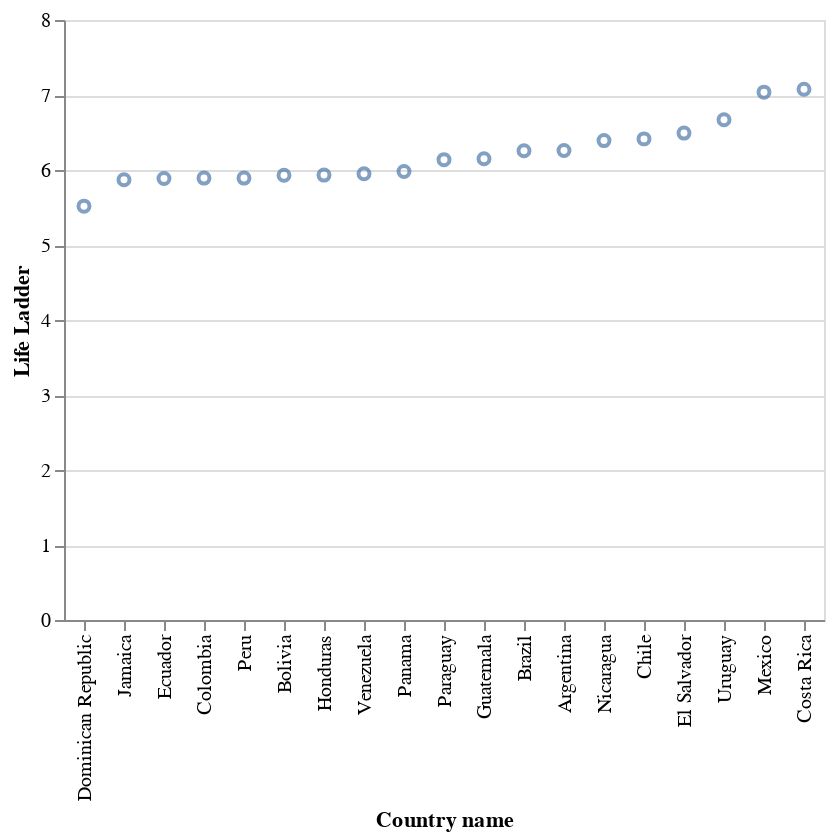

The notebook cell saved with this chart:
### Code cell
alt.Chart(happy_lac).mark_point().encode(
x = alt.X("Country name", sort = "y"), # ordenando el eje x por y.
y = alt.Y("Life Ladder")
)

### Figure 1 — Vega-Lite specification as saved in the notebook (floating-point values rounded to 4 significant figures)
{"config": {"view": {"continuousWidth": 300, "continuousHeight": 300}}, "data": {"name": "data-521dbf837bf678f07b4ab254f0dc1499"}, "mark": {"type": "point"}, "encoding": {"x": {"field": "Country name", "sort": "y", "type": "nominal"}, "y": {"field": "Life Ladder", "type": "quantitative"}}, "$schema": "https://vega.github.io/schema/vega-lite/v5.20.1.json", "datasets": {"data-521dbf837bf678f07b4ab254f0dc1499": [{"Country name": "Argentina", "year": 2022, "Life Ladder": 6.261, "Log GDP per capita": 10.01, "Social support": 0.893, "Healthy life expectancy at birth": 67.25, "Freedom to make life choices": 0.825, "Generosity": -0.128, "Perceptions of corruption": 0.81, "Positive affect": 0.724, "Negative affect": 0.284, "Regional indicator": "Latin America and Caribbean", "_merge": "both"}, {"Country name": "Bolivia", "year": 2022, "Life Ladder": 5.929, "Log GDP per capita": 9.014, "Social support": 0.824, "Healthy life expectancy at birth": 63.75, "Freedom to make life choices": 0.865, "Generosity": -0.08, "Perceptions of corruption": 0.84, "Positive affect": 0.738, "Negative affect": 0.426, "Regional indicator": "Latin America and Caribbean", "_merge": "both"}, {"Country name": "Brazil", "year": 2022, "Life Ladder": 6.257, "Log GDP per capita": 9.611, "Social support": 0.866, "Healthy life expectancy at birth": 65.92, "Freedom to make life choices": 0.83, "Generosity": -0.061, "Perceptions of corruption": 0.742, "Positive affect": 0.681, "Negative affect": 0.341, "Regional indicator": "Latin America and Caribbean", "_merge": "both"}, {"Country name": "Chile", "year": 2022, "Life Ladder": 6.415, "Log GDP per capita": 10.15, "Social support": 0.887, "Healthy life expectancy at birth": 70.45, "Freedom to make life choices": 0.793, "Generosity": -0.011, "Perceptions of corruption": 0.796, "Positive affect": 0.775, "Negative affect": 0.253, "Regional indicator": "Latin America and Caribbean", "_merge": "both"}, {"Country name": "Colombia", "year": 2022, "Life Ladder": 5.892, "Log GDP per capita": 9.66, "Social support": 0.877, "Healthy life expectancy at birth": 69.53, "Freedom to make life choices": 0.799, "Generosity": -0.162, "Perceptions of corruption": 0.863, "Positive affect": 0.762, "Negative affect": 0.306, "Regional indicator": "Latin America and Caribbean", "_merge": "both"}, {"Country name": "Costa Rica", "year": 2022, "Life Ladder": 7.077, "Log GDP per capita": 9.998, "Social support": 0.902, "Healthy life expectancy at birth": 70.0, "Freedom to make life choices": 0.91, "Generosity": -0.047, "Perceptions of corruption": 0.751, "Positive affect": 0.793, "Negative affect": 0.272, "Regional indicator": "Latin America and Caribbean", "_merge": "both"}, {"Country name": "Dominican Republic", "year": 2022, "Life Ladder": 5.518, "Log GDP per capita": 9.874, "Social support": 0.82, "Healthy life expectancy at birth": 64.6, "Freedom to make life choices": 0.853, "Generosity": -0.084, "Perceptions of corruption": 0.656, "Positive affect": 0.723, "Negative affect": 0.306, "Regional indicator": "Latin America and Caribbean", "_merge": "both"}, {"Country name": "Ecuador", "year": 2022, "Life Ladder": 5.887, "Log GDP per capita": 9.29, "Social support": 0.825, "Healthy life expectancy at birth": 69.25, "Freedom to make life choices": 0.759, "Generosity": -0.08, "Perceptions of corruption": 0.866, "Positive affect": 0.777, "Negative affect": 0.356, "Regional indicator": "Latin America and Caribbean", "_merge": "both"}, {"Country name": "El Salvador", "year": 2022, "Life Ladder": 6.492, "Log GDP per capita": 9.135, "Social support": 0.772, "Healthy life expectancy at birth": 65.95, "Freedom to make life choices": 0.914, "Generosity": -0.112, "Perceptions of corruption": 0.621, "Positive affect": 0.823, "Negative affect": 0.296, "Regional indicator": "Latin America and Caribbean", "_merge": "both"}, {"Country name": "Guatemala", "year": 2022, "Life Ladder": 6.15, "Log GDP per capita": 9.116, "Social support": 0.806, "Healthy life expectancy at birth": 62.9, "Freedom to make life choices": 0.856, "Generosity": -0.057, "Perceptions of corruption": 0.835, "Positive affect": 0.835, "Negative affect": 0.263, "Regional indicator": "Latin America and Caribbean", "_merge": "both"}, {"Country name": "Honduras", "year": 2022, "Life Ladder": 5.932, "Log GDP per capita": 8.645, "Social support": 0.729, "Healthy life expectancy at birth": 64.28, "Freedom to make life choices": 0.851, "Generosity": 0.081, "Perceptions of corruption": 0.834, "Positive affect": 0.775, "Negative affect": 0.289, "Regional indicator": "Latin America and Caribbean", "_merge": "both"}, {"Country name": "Jamaica", "year": 2022, "Life Ladder": 5.87, "Log GDP per capita": 9.198, "Social support": 0.868, "Healthy life expectancy at birth": 66.6, "Freedom to make life choices": 0.874, "Generosity": -0.088, "Perceptions of corruption": 0.91, "Positive affect": 0.718, "Negative affect": 0.269, "Regional indicator": "Latin America and Caribbean", "_merge": "both"}, {"Country name": "Mexico", "year": 2022, "Life Ladder": 7.038, "Log GDP per capita": 9.876, "Social support": 0.858, "Healthy life expectancy at birth": 65.8, "Freedom to make life choices": 0.861, "Generosity": -0.121, "Perceptions of corruption": 0.78, "Positive affect": 0.818, "Negative affect": 0.205, "Regional indicator": "Latin America and Caribbean", "_merge": "both"}, {"Country name": "Nicaragua", "year": 2022, "Life Ladder": 6.392, "Log GDP per capita": 8.664, "Social support": 0.844, "Healthy life expectancy at birth": 65.72, "Freedom to make life choices": 0.914, "Generosity": -0.001, "Perceptions of corruption": 0.57, "Positive affect": 0.787, "Negative affect": 0.339, "Regional indicator": "Latin America and Caribbean", "_merge": "both"}, {"Country name": "Panama", "year": 2022, "Life Ladder": 5.979, "Log GDP per capita": 10.33, "Social support": 0.891, "Healthy life expectancy at birth": 69.0, "Freedom to make life choices": 0.899, "Generosity": -0.121, "Perceptions of corruption": 0.887, "Positive affect": 0.821, "Negative affect": 0.259, "Regional indicator": "Latin America and Caribbean", "_merge": "both"}, {"Country name": "Paraguay", "year": 2022, "Life Ladder": 6.138, "Log GDP per capita": 9.508, "Social support": 0.899, "Healthy life expectancy at birth": 65.95, "Freedom to make life choices": 0.922, "Generosity": -0.011, "Perceptions of corruption": 0.839, "Positive affect": 0.821, "Negative affect": 0.238, "Regional indicator": "Latin America and Caribbean", "_merge": "both"}, {"Country name": "Peru", "year": 2022, "Life Ladder": 5.892, "Log GDP per capita": 9.449, "Social support": 0.823, "Healthy life expectancy at birth": 70.03, "Freedom to make life choices": 0.764, "Generosity": -0.178, "Perceptions of corruption": 0.884, "Positive affect": 0.755, "Negative affect": 0.378, "Regional indicator": "Latin America and Caribbean", "_merge": "both"}, {"Country name": "Uruguay", "year": 2022, "Life Ladder": 6.671, "Log GDP per capita": 10.08, "Social support": 0.905, "Healthy life expectancy at birth": 67.5, "Freedom to make life choices": 0.878, "Generosity": -0.052, "Perceptions of corruption": 0.631, "Positive affect": 0.775, "Negative affect": 0.267, "Regional indicator": "Latin America and Caribbean", "_merge": "both"}, {"Country name": "Venezuela", "year": 2022, "Life Ladder": 5.949, "Log GDP per capita": null, "Social support": 0.899, "Healthy life expectancy at birth": 63.88, "Freedom to make life choices": 0.77, "Generosity": null, "Perceptions of corruption": 0.798, "Positive affect": 0.754, "Negative affect": 0.292, "Regional indicator": "Latin America and Caribbean", "_merge": "both"}]}}
